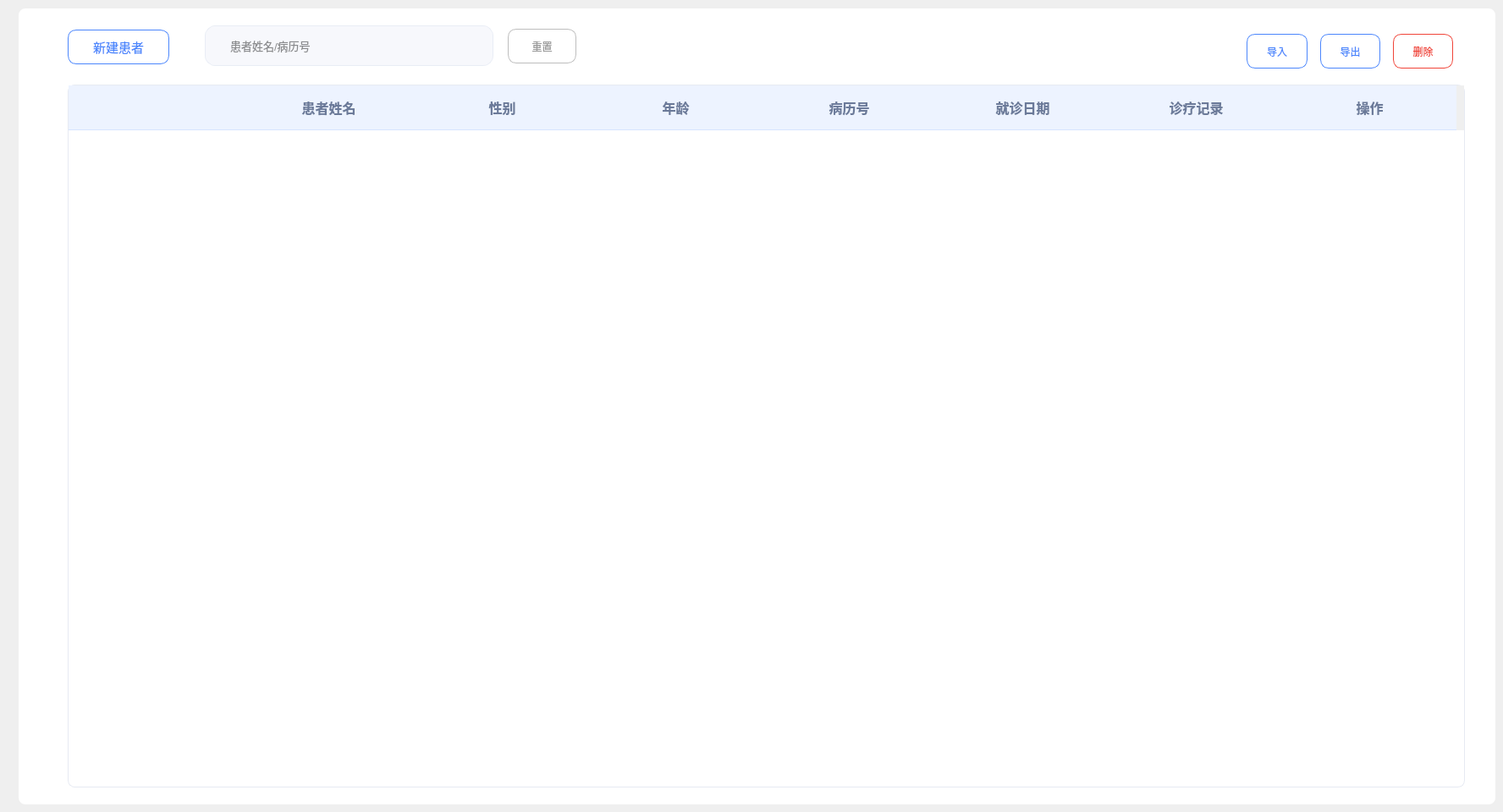
     <widget class="QWidget" name="tab_patient">
      <attribute name="title">
       <string>Tab 2</string>
      </attribute>
      <widget class="QTableWidget" name="tableWidget_patient_2">
       <property name="geometry">
        <rect>
         <x>80</x>
         <y>100</y>
         <width>1651</width>
         <height>831</height>
        </rect>
       </property>
       <property name="font">
        <font>
         <pointsize>-1</pointsize>
        </font>
       </property>
       <property name="focusPolicy">
        <enum>Qt::NoFocus</enum>
       </property>
       <property name="styleSheet">
        <string notr="true">QTableWidget#tableWidget_patient_2 {
    outline: none;
    border: 1px solid #E6EAF2;
    border-radius: 8px;
    gridline-color: transparent;
    background-color: #FFFFFF;
    alternate-background-color: #F7F7F7;
    selection-background-color: #E8F1FF;
    selection-color: #1F1F1F;
    font-size: 16px;
}
QTableWidget#tableWidget_patient_2 QHeaderView::section {
    background-color: #EDF3FF;
    color: #6B7A99;
    border: none;
    border-bottom: 1px solid #D6E4FF;
    padding: 12px 8px;
    font-size: 16px;
    font-weight: 600;
}
QTableWidget#tableWidget_patient_2::item {
    padding: 12px 8px;
    border: none;
    color: #333333;
}
QTableWidget#tableWidget_patient_2::item:selected {
    background-color: #E8F1FF;
    color: #1F1F1F;
}
QTableWidget#tableWidget_patient_2::item:selected:active,
QTableWidget#tableWidget_patient_2::item:selected:!active {
    background-color: #E8F1FF;
    color: #1F1F1F;
}</string>
       </property>
       <property name="horizontalScrollBarPolicy">
        <enum>Qt::ScrollBarAlwaysOff</enum>
       </property>
       <property name="editTriggers">
        <set>QAbstractItemView::NoEditTriggers</set>
       </property>
       <property name="alternatingRowColors">
        <bool>true</bool>
       </property>
       <property name="selectionMode">
        <enum>QAbstractItemView::NoSelection</enum>
       </property>
       <property name="showGrid">
        <bool>false</bool>
       </property>
       <attribute name="horizontalHeaderDefaultSectionSize">
        <number>205</number>
       </attribute>
       <attribute name="verticalHeaderVisible">
        <bool>false</bool>
       </attribute>
       <attribute name="verticalHeaderDefaultSectionSize">
        <number>46</number>
       </attribute>
       <row>
        <property name="text">
         <string>新建行</string>
        </property>
       </row>
       <column>
        <property name="text">
         <string/>
        </property>
        <property name="font">
         <font>
          <pointsize>12</pointsize>
         </font>
        </property>
       </column>
       <column>
        <property name="text">
         <string>患者姓名</string>
        </property>
       </column>
       <column>
        <property name="text">
         <string>性别</string>
        </property>
       </column>
       <column>
        <property name="text">
         <string>年龄</string>
        </property>
       </column>
       <column>
        <property name="text">
         <string>病历号</string>
        </property>
       </column>
       <column>
        <property name="text">
         <string>就诊日期</string>
        </property>
       </column>
       <column>
        <property name="text">
         <string>诊疗记录</string>
        </property>
       </column>
       <column>
        <property name="text">
         <string>操作</string>
        </property>
        <property name="font">
         <font>
          <pointsize>12</pointsize>
         </font>
        </property>
       </column>
      </widget>
      <widget class="QPushButton" name="pushButton_patient_in">
       <property name="geometry">
        <rect>
         <x>1473</x>
         <y>40</y>
         <width>72</width>
         <height>41</height>
        </rect>
       </property>
       <property name="visible">
        <bool>false</bool>
       </property>
       <property name="styleSheet">
        <string notr="true">QPushButton {
background: transparent;
border: 1px solid #4B86FC;
color: #4B86FC;
border-radius: 10px;
padding: 6px 12px;
}
QPushButton:hover { background: rgba(75,134,252,0.08); }
QPushButton:pressed { background: rgba(75,134,252,0.16); }</string>
       </property>
       <property name="text">
        <string>导入</string>
       </property>
      </widget>
      <widget class="QPushButton" name="pushButton_patient_out">
       <property name="geometry">
        <rect>
         <x>1560</x>
         <y>40</y>
         <width>71</width>
         <height>41</height>
        </rect>
       </property>
       <property name="visible">
        <bool>false</bool>
       </property>
       <property name="styleSheet">
        <string notr="true">QPushButton {
background: transparent;
border: 1px solid #4B86FC;
color: #4B86FC;
border-radius: 10px;
padding: 6px 12px;
}
QPushButton:hover { background: rgba(75,134,252,0.08); }
QPushButton:pressed { background: rgba(75,134,252,0.16); }</string>
       </property>
       <property name="text">
        <string>导出</string>
       </property>
      </widget>
      <widget class="QPushButton" name="pushButton_new">
       <property name="geometry">
        <rect>
         <x>80</x>
         <y>35</y>
         <width>120</width>
         <height>41</height>
        </rect>
       </property>
       <property name="minimumSize">
        <size>
         <width>0</width>
         <height>41</height>
        </size>
       </property>
       <property name="maximumSize">
        <size>
         <width>16777215</width>
         <height>41</height>
        </size>
       </property>
       <property name="font">
        <font>
         <pointsize>11</pointsize>
        </font>
       </property>
       <property name="styleSheet">
        <string notr="true">QPushButton#pushButton_new {
background-color: transparent;
border: 1px solid #4B86FC;
border-radius: 10px;
color: #4B86FC;
padding: 4px 10px;
}
QPushButton#pushButton_new:hover {
background-color: rgba(75, 134, 252, 0.12);
border: 1px solid #6B9BFD;
color: #3A6FE0;
}
QPushButton#pushButton_new:pressed {
background-color: rgba(75, 134, 252, 0.24);
border: 1px solid #3A6FE0;
color: #2A5FD0;
padding-top: 5px;
padding-bottom: 3px;
}</string>
       </property>
       <property name="text">
        <string>新建患者</string>
       </property>
      </widget>
      <widget class="QLineEdit" name="lineEdit_search">
       <property name="geometry">
        <rect>
         <x>260</x>
         <y>34</y>
         <width>277</width>
         <height>40</height>
        </rect>
       </property>
       <property name="minimumSize">
        <size>
         <width>0</width>
         <height>40</height>
        </size>
       </property>
       <property name="maximumSize">
        <size>
         <width>700</width>
         <height>40</height>
        </size>
       </property>
       <property name="font">
        <font>
         <pointsize>14</pointsize>
        </font>
       </property>
       <property name="styleSheet">
        <string notr="true">QLineEdit#lineEdit_search {
	background-color: transparent;
	border: none;
	color: #1F1F1F;
	font-size: 13px;
	padding: 4px 10px;
}</string>
       </property>
       <property name="text">
        <string/>
       </property>
       <property name="placeholderText">
        <string>患者姓名/病历号</string>
       </property>
      </widget>
      <widget class="QLabel" name="label_search_2">
       <property name="geometry">
        <rect>
         <x>242</x>
         <y>30</y>
         <width>341</width>
         <height>48</height>
        </rect>
       </property>
       <property name="minimumSize">
        <size>
         <width>0</width>
         <height>48</height>
        </size>
       </property>
       <property name="maximumSize">
        <size>
         <width>785</width>
         <height>48</height>
        </size>
       </property>
       <property name="styleSheet">
        <string notr="true">
QLabel#label_search_2 {
	background-color: #F7F8FC;
	border: 1px solid #E9EDF5;
	border-radius: 12px;
	color: #F7F8FC;
}</string>
       </property>
       <property name="text">
        <string/>
       </property>
      </widget>
      <widget class="QPushButton" name="pushButton_reset">
       <property name="geometry">
        <rect>
         <x>600</x>
         <y>34</y>
         <width>81</width>
         <height>41</height>
        </rect>
       </property>
       <property name="styleSheet">
        <string notr="true">QPushButton {
background: transparent;
border: 1px solid #BDBDBD;
color: #999999;
border-radius: 10px;
padding: 6px 12px;
}</string>
       </property>
       <property name="text">
        <string>重置</string>
       </property>
      </widget>
      <widget class="QLabel" name="label_13">
       <property name="geometry">
        <rect>
         <x>540</x>
         <y>40</y>
         <width>31</width>
         <height>31</height>
        </rect>
       </property>
       <property name="styleSheet">
        <string notr="true">border-image: url(:/treat/pic/treat_search.png);</string>
       </property>
       <property name="text">
        <string/>
       </property>
      </widget>
      <widget class="QPushButton" name="pushButton">
       <property name="geometry">
        <rect>
         <x>1646</x>
         <y>40</y>
         <width>71</width>
         <height>41</height>
        </rect>
       </property>
       <property name="styleSheet">
        <string notr="true">QPushButton {
background: transparent;
border: 1px solid #F04438;
color: #F04438;
border-radius: 10px;
padding: 6px 12px;
}
QPushButton:hover { background: rgba(240,68,56,0.08); }
QPushButton:pressed { background: rgba(240,68,56,0.16); }</string>
       </property>
       <property name="text">
        <string>删除</string>
       </property>
      </widget>
      <widget class="QLabel" name="label_67">
       <property name="geometry">
        <rect>
         <x>22</x>
         <y>10</y>
         <width>1745</width>
         <height>941</height>
        </rect>
       </property>
       <property name="sizePolicy">
        <sizepolicy hsizetype="Preferred" vsizetype="Preferred">
         <horstretch>0</horstretch>
         <verstretch>0</verstretch>
        </sizepolicy>
       </property>
       <property name="minimumSize">
        <size>
         <width>1745</width>
         <height>941</height>
        </size>
       </property>
       <property name="maximumSize">
        <size>
         <width>1745</width>
         <height>16777215</height>
        </size>
       </property>
       <property name="styleSheet">
        <string notr="true">background-color: rgb(255, 255, 255);
border-radius: 8px;</string>
       </property>
       <property name="text">
        <string/>
       </property>
      </widget>
      <zorder>label_67</zorder>
      <zorder>tableWidget_patient_2</zorder>
      <zorder>pushButton_patient_in</zorder>
      <zorder>pushButton_patient_out</zorder>
      <zorder>pushButton_new</zorder>
      <zorder>pushButton_reset</zorder>
      <zorder>label_search_2</zorder>
      <zorder>label_13</zorder>
      <zorder>lineEdit_search</zorder>
      <zorder>pushButton</zorder>
     </widget>
